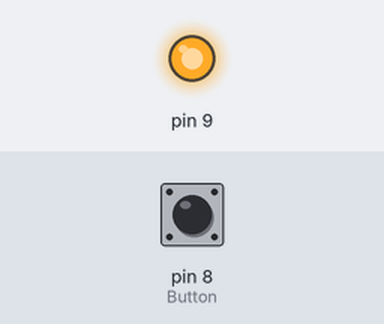
The sketch below on a simulated Arduino Uno, built with avr-gcc and run on an emulated ATmega328P. On the bench: output pins drawn as LEDs (lit = HIGH). Dashed ring = blinking. Inputs (shaded band) come from the test bench; at power-on: pin 8 (Button) LOW.

Above: at 1.2 s.
At 3.3 s:
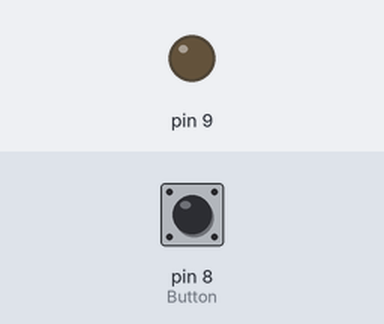
3.4 s: pin 8 (Button) pulled HIGH for 0.15 s
At 4.2 s:
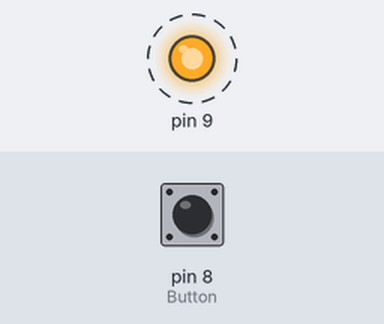
Timing chart, 0 to 12.5 s (numbered marks = the images above; inputs shaded):
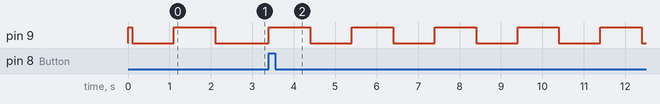

The sketch:

sketch_thebuzzer.ino
```cpp
#define F_CPU 1000000UL
#include <avr/io.h>
#include <util/delay.h>
#include <avr/sleep.h>
#include <avr/interrupt.h>

void setup() {
  // put your setup code here, to run once:
  DDRB = 0x02;
  PORTB = 0x00;
  PORTB |= (1<<PB1);
  _delay_ms(100);
  PORTB &= ~(1<<PB1);
  _delay_ms(1000);
  PORTB |= (1<<PB1);
  _delay_ms(1000);
  PORTB &= ~(1<<PB1);
}

void loop() {
  // put your main code here, to run repeatedly:
  if ((PINB&(1<<PINB0)) == 1)  // If the Button is pressed, the PB0 goes LOW
  {
    for (int i; i<10; i++){
      PORTB |= (1<<PB1);
      delay(1000);
      PORTB &= ~(1<<PB1);
      delay(1000);
    }
    PORTB |= (1<<PB1);
    //_delay_ms(1000);
  }
  //PORTB &= ~(1<<PB1);
  else
  {
    PORTB &= ~(1<<PB1);
    //PORTB |= (1<<PB1);
  }
}
```

Measured:
- after the input at 3.4 s, pin 9: alternates HIGH for 1.0 s and LOW for 1.0 s, starting at once
